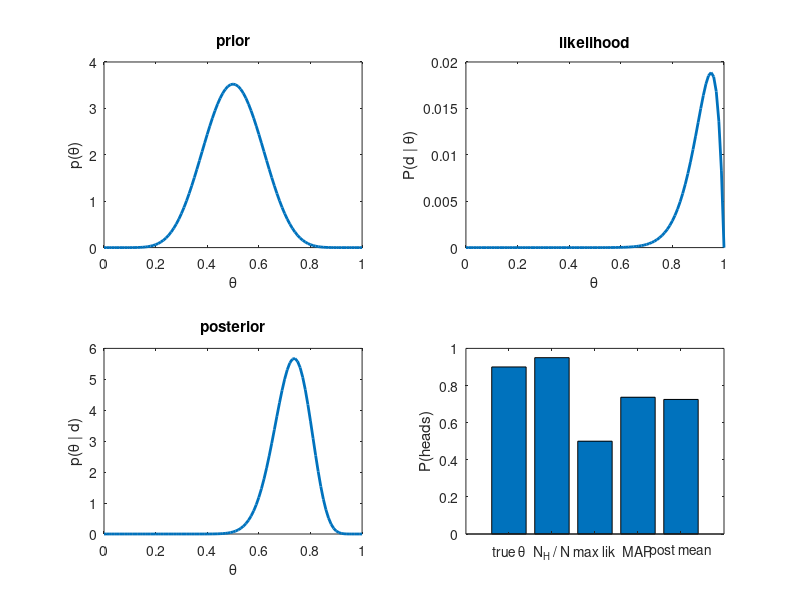

Source code (MATLAB): (Note: this script raises an error after producing the figure.)
% Bayesian inference for coin flips: Parameter estimation
%
% Infinitely many hypotheses -- infer probability of heads for given coin.
%
% Compare three methods:
% 1) maximum likelihood
% 2) maximum a posteriori (MAP)
% 3) posterior mean
%

% Some constants
%
dtheta = 0.01;

% Generative process
% flip coin; probability of getting heads is theta
%
theta = 0.9; % = P(heads)
N = 20;
d = rand(1, N) < theta; % sequence of coin flips
disp(d)

% likelihood = P(data | theta)
%
likelihood = @(d, theta) theta ^ sum(d) * (1 - theta) ^ (length(d) - sum(d));

fprintf('P(d | 0.5) = %e\n', likelihood(d, 0.5));
fprintf('P(d | 0.3) = %e\n', likelihood(d, 0.3));

% prior = p(theta)
% note it's a PDF
%
%prior = @(theta) 1; % uniform prior
prior = @(theta) betapdf(theta, 10, 10); % alterantive -- conjugate prior: Beta distribution, as if we've seen 10 heads and 10 tails in the past

fprintf('p(0.5) = %e\n', prior(0.5));
fprintf('p(0.3) = %e\n', prior(0.3));

% marginalize over theta to find P(d)
% note that p(theta) is a PDF => we "integrate" (numerically)
%
marginalize = @(d) sum(arrayfun(@(theta) likelihood(d, theta) * prior(theta) * dtheta, 0:dtheta:1));
fprintf('P(d) = %e\n', marginalize(d));

% find the posterior p(theta | d)
% note it's a PDF
%
posterior = @(theta, d) likelihood(d, theta) * prior(theta) / marginalize(d);

fprintf('p(0.5 | d) = %e\n', posterior(0.5, d));
fprintf('p(0.3 | d) = %e\n', posterior(0.3, d));

% for comparison, the posterior should equal Beta(heads + 1, tails + 1)
% where Beta is the beta distribution.
% This is only in the case of a uniform prior p(theta) = 1
%
Beta_posterior = @(theta, d) betapdf(theta, sum(d) + 1, length(d) - sum(d) + 1);

fprintf('p(0.5) using Beta(heads + 1, tails + 1) = %e\n', Beta_posterior(0.5, d));
fprintf('p(0.3) using Beta(heads + 1, tails + 1) = %e\n', Beta_posterior(0.3, d));

% Maximum likelihood to find best theta
%
theta_maxlik = fmincon(@(t) 1 / likelihood(d, t) , [0.5], [], [], [], [], [0], [1]);

fprintf('max likelihood theta = %e\n', theta_maxlik);

% Maximum a posteriori (MAP) to find best theta
%
theta_map = fmincon(@(t) 1 / posterior(t, d) , [0.5], [], [], [], [], [0], [1]);

fprintf('max a posteriori theta = %e\n', theta_map);

% Posterior mean to find best theta
%
theta_postmean = sum(arrayfun(@(theta) theta * posterior(theta, d) * dtheta, 0:dtheta:1));

fprintf('posterior mean theta = %e\n', theta_postmean);

% Sanity check
%
fprintf('heads / (heads + tails) = %e\n', sum(d) / length(d)); % for comparison

% Some plotting for prettyness
%

figure;
thetas = 0:0.01:1;

subplot(2, 2, 1);
plot(thetas, arrayfun(@(theta) prior(theta), thetas), 'LineWidth', 2);
xlabel('\theta');
ylabel('p(\theta)');
title('prior');

subplot(2, 2, 2);
plot(thetas, arrayfun(@(theta) likelihood(d, theta), thetas), 'LineWidth', 2);
xlabel('\theta');
ylabel('P(d | \theta)');
title('likelihood');

subplot(2, 2, 3);
plot(thetas, arrayfun(@(theta) posterior(theta, d), thetas), 'LineWidth', 2);
xlabel('\theta');
ylabel('p(\theta | d)');
title('posterior');

subplot(2, 2, 4);
bar([theta, sum(d) / length(d), theta_maxlik, theta_map, theta_postmean]);
set(gca, 'xticklabel', {'true \theta', 'N_H / N', 'max lik', 'MAP', 'post mean'});
ylabel('P(heads)');

flips = '';
for head = d
    if head
        flips = strcat(flips, 'H');
    else
        flips = strcat(flips, 'T');
    end
end
subtitle(['d = ', flips]);